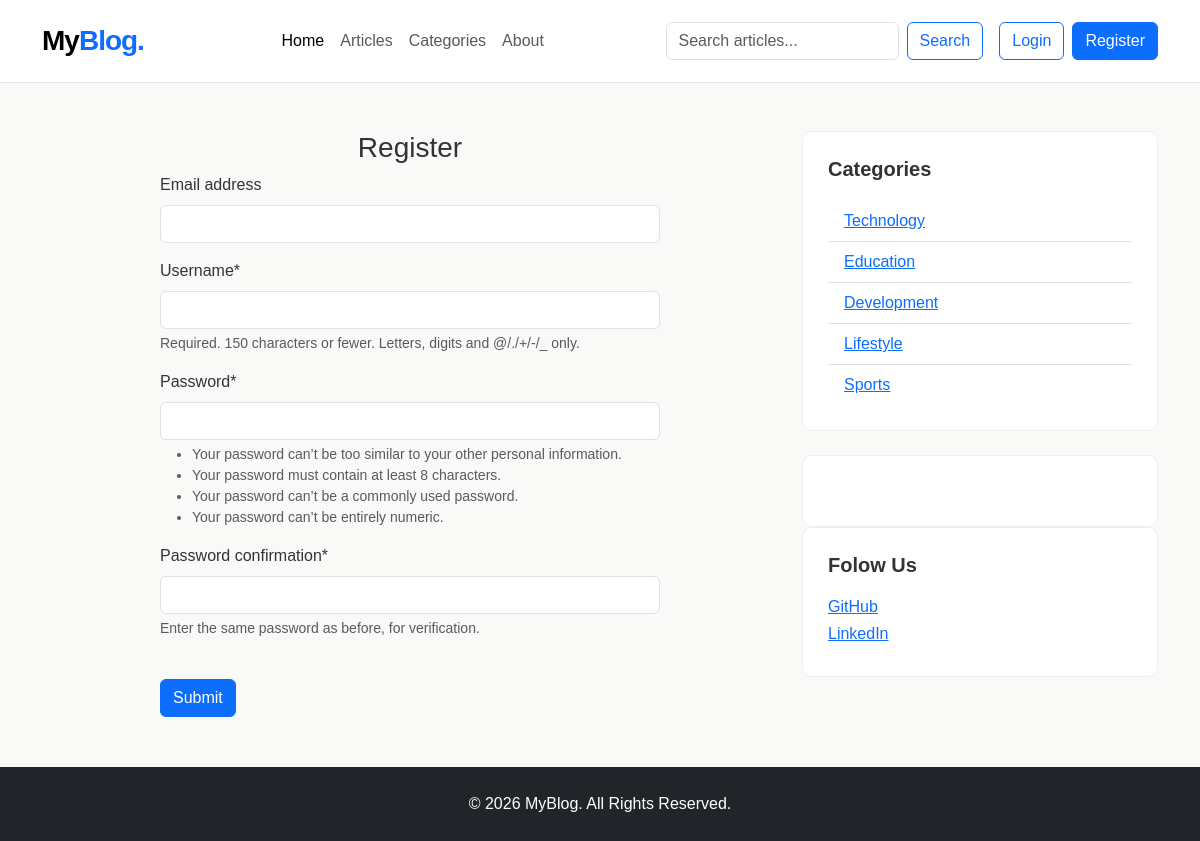
Screenshot of /register/ with the database file from the repository.
### blogs/models.py (models this page shows, shortened)
class Category(models.Model):
    category_name = models.CharField(max_length=25, unique=True)
    created_at = models.DateTimeField(auto_now=True)
    updated_at = models.DateTimeField(auto_now=True)
    class Meta:
        verbose_name_plural = 'Categories'

### assignment/models.py (models this page shows, shortened)
class SocialLinks(models.Model):
    platform = models.CharField(max_length=25)
    link = models.URLField(max_length=100)
    created_at = models.DateTimeField(auto_now_add=True)
    updated_at = models.DateTimeField(auto_now=True)

### blog_main/views.py (the view)
# urls.py: path('register/', views.register, name='register'),
def register(request):
    if request.method == 'POST':
        form = RegistrationForm(request.POST)
        if form.is_valid():
            form.save()
            return redirect('register')
        else:
            print(form.errors)
    else:
        form = RegistrationForm()
    context = {
        'form': form,
    }
    return render(request, 'register.html',context)

### blog_main/form.py
class RegistrationForm(UserCreationForm):
    class Meta:
        model = User
        fields = ('email','username','password1','password2')

### blogs/context_processors.py (called while the page is built)
def get_categories(request):
    categories = Category.objects.all()
    return dict(categories=categories)

def get_social_links(request):
    social_links = SocialLinks.objects.all()
    return dict(social_links=social_links)

### templates/register.html (shortened to what this page needs)
{% extends 'base.html' %}
{% block content %}
{% load crispy_forms_tags %}
    <h3 class="text-center">Register</h3>
    <form action="{% url 'register' %}" method="post" style="width: 500px; margin: auto;">
        {{ form | crispy }}
        <br>
        <button type="submit" class="btn btn-primary">
            Submit
        </button>
    </form>
{% endblock %}

### templates/base.html (shortened to what this page needs)
{% load static %}
<!DOCTYPE html>
<html lang="en">
<head>
    <link href="https://cdn.jsdelivr.net/npm/bootstrap@5.3.3/dist/css/bootstrap.min.css"
          rel="stylesheet">
    <link rel="stylesheet"
          href="{% static 'css/blog.css' %}">
</head>
<body>
<nav class="navbar navbar-expand-lg navbar-light bg-white border-bottom">
    <div class="container">
        <a class="navbar-brand fw-bold fs-3" href="#">
            My<span class="text-primary">Blog.</span>
        </a>
        <div class="collapse navbar-collapse" id="navbarMenu">
            <ul class="navbar-nav mx-auto">
                <li class="nav-item">
                    <a class="nav-link active" href="#">Home</a>
                </li>
                <li class="nav-item">
                    <a class="nav-link" href="#">Articles</a>
                </li>
                <li class="nav-item">
                    <a class="nav-link" href="#">Categories</a>
                </li>
                <li class="nav-item">
                    <a class="nav-link" href="#">About</a>
                </li>
            </ul>
            <form class="d-flex me-lg-3 my-3 my-lg-0"
                  method="GET"
                  action="{% url 'search' %}">
                <input class="form-control me-2"
                       type="text"
                       name="keyword"
                       value="{{ keyword }}"
                       placeholder="Search articles..."
                       aria-label="Search">
                <button class="btn btn-outline-primary"
                        type="submit">
                    Search
                </button>
            </form>
            <div class="d-flex gap-2">
                {% if not user.is_authenticated  %}
                <a href="{% url 'login' %}" class="btn btn-outline-primary">
                    Login
                </a>
                <a href="{% url 'register' %}" class="btn btn-primary">
                    Register
                </a>
                {% endif %}
            </div>
        </div>
    </div>
</nav>
<div class="container my-5">
    <div class="row g-4">
        <main class="col-lg-8">
            {% block content %}
            {% endblock %}
        </main>
        <aside class="col-lg-4">
            <div class="sidebar-box mb-4">
                <h5>Categories</h5>
                <ul class="list-group list-group-flush">
                    {% for cat in categories %}
                    <li class="list-group-item">
                        <a href="{% url 'post_by_category' cat.id %}">
                            {{ cat.category_name }}
                        </a>
                    </li>
                    {% empty %}
                    <li class="list-group-item">
                        No categories available.
                    </li>
                    {% endfor %}
                </ul>
            </div>
            <div class="sidebar-box">
            </div>
            {% if social_links %}
            <div class="sidebar-box">
                <h5>Folow Us</h5>
                {% for i in social_links %}
                <a href="{{ i.link }}" target="_blank">
                <h6>
                    {{ i.platform }}
                </h6>
                </a>
                {% endfor %}
            </div>
            {% endif %}
        </aside>
    </div>
</div>
<footer class="footer text-center">
    <div class="container">
        <p class="mb-0">
            &copy; 2026 MyBlog. All Rights Reserved.
        </p>
    </div>
</footer>
</body>
</html>

### blog_main/static/css/blog.css (style rules this page uses)
body { font-family: Arial, sans-serif; background-color: #f9faf8; color: #333; }
.navbar { padding: 15px 0; }
.navbar-brand { letter-spacing: -1px; }
.sidebar-box { background-color: white; padding: 25px; border-radius: 10px; border: 1px solid #eee; }
.sidebar-box h5 { font-weight: bold; margin-bottom: 20px; }
.footer { background-color: #212529; color: white; padding: 25px 0; margin-top: 50px; }

### rows the page displays
Category: category_name "Technology"
Category: category_name "Education"
Category: category_name "Development"
Category: category_name "Lifestyle"
Category: category_name "Sports"
SocialLinks: platform "GitHub"
SocialLinks: platform "LinkedIn"
